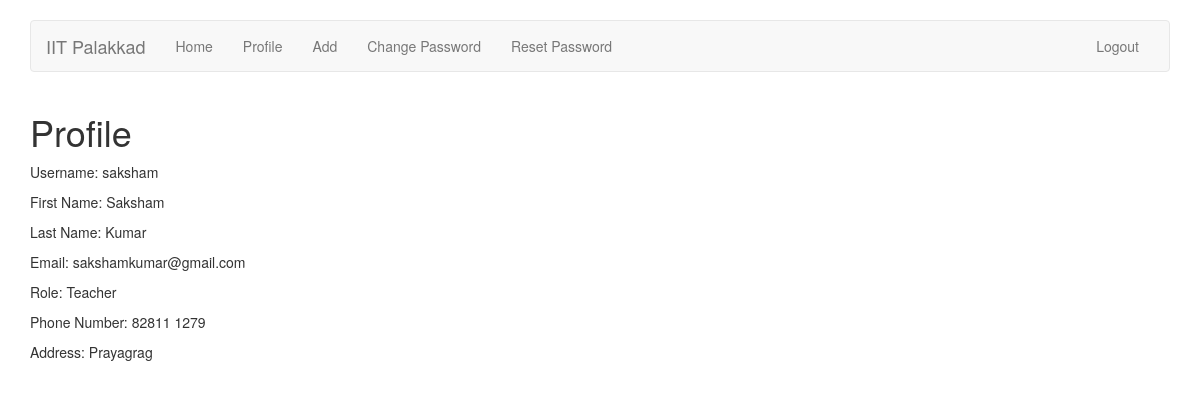
Page /accounts/profile/view/ (signed in) on the committed database.
### accounts/models.py (models this page shows)
class User(AbstractUser):
    	TA = 1
    	TEACHER = 2
    	ADMIN = 3
    	ROLE_CHOICES = (
        	(TA, 'TA'),
        	(TEACHER, 'Teacher'),
        	(ADMIN, 'Admin'),
    	)
	role = models.PositiveSmallIntegerField(choices=ROLE_CHOICES, null=True, blank=True)

class TeacherProfile(models.Model):
	user = models.OneToOneField(User, unique=True, on_delete=models.CASCADE, null=True, related_name='teacher_profile')
	phone_number = models.CharField(max_length=10)
	address = models.CharField(max_length=100)

### accounts/views.py (the view)
def profile_view(request):
	user = request.user
	args = {'user': user}
	return render(request, 'accounts/profile_view.html', args)

### accounts/templates/accounts/profile_view.html (shortened to what this page needs)
{% extends 'base.html' %}
{% block body %}
	<div class="container">
		<h1>Profile</h1>
		<p>Username: {{ user }}</p>
		<p>First Name: {{ user.first_name }}</p>
		<p>Last Name: {{ user.last_name }}</p>
		<p>Email: {{ user.email }}</p>
		{% if user.role == 1 %}
			<p>Role: TA</p>
			<p>Phone Number: {{ user.ta_profile.phone_number }}</p>
			<p>Address: {{ user.ta_profile.address }}</p>
		{% elif user.role == 2 %}
			<p>Role: Teacher</p>
			<p>Phone Number: {{ user.teacher_profile.phone_number }}</p>
			<p>Address: {{ user.teacher_profile.address }}</p>
		{% elif user.role == 3 %}
			<p>Role: Admin</p>
			<p>Phone Number: {{ user.admin_profile.phone_number }}</p>
			<p>Address: {{ user.admin_profile.address }}</p>
		{% endif %}
	</div>
{% endblock %}

### rows in the picture
User: username "saksham", first_name "Saksham", last_name "Kumar", email "sakshamkumar@gmail.com", teacher_profile.phone_number "82811 1279", teacher_profile.address "Prayagrag"
